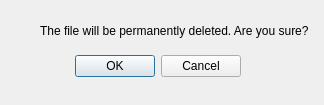
<?xml version="1.0" encoding="UTF-8"?>
<ui version="4.0">
 <class>recyclebindialog</class>
 <widget class="QDialog" name="recyclebindialog">
  <property name="geometry">
   <rect>
    <x>0</x>
    <y>0</y>
    <width>324</width>
    <height>105</height>
   </rect>
  </property>
  <property name="windowTitle">
   <string>Dialog</string>
  </property>
  <widget class="QDialogButtonBox" name="buttonBox">
   <property name="geometry">
    <rect>
     <x>-100</x>
     <y>50</y>
     <width>341</width>
     <height>32</height>
    </rect>
   </property>
   <property name="orientation">
    <enum>Qt::Horizontal</enum>
   </property>
   <property name="standardButtons">
    <set>QDialogButtonBox::Cancel|QDialogButtonBox::Ok</set>
   </property>
  </widget>
  <widget class="QLabel" name="label">
   <property name="geometry">
    <rect>
     <x>40</x>
     <y>0</y>
     <width>461</width>
     <height>61</height>
    </rect>
   </property>
   <property name="text">
    <string>The file will be permanently deleted. Are you sure?</string>
   </property>
  </widget>
 </widget>
 <resources/>
 <connections>
  <connection>
   <sender>buttonBox</sender>
   <signal>accepted()</signal>
   <receiver>recyclebindialog</receiver>
   <slot>accept()</slot>
   <hints>
    <hint type="sourcelabel">
     <x>248</x>
     <y>254</y>
    </hint>
    <hint type="destinationlabel">
     <x>157</x>
     <y>274</y>
    </hint>
   </hints>
  </connection>
  <connection>
   <sender>buttonBox</sender>
   <signal>rejected()</signal>
   <receiver>recyclebindialog</receiver>
   <slot>reject()</slot>
   <hints>
    <hint type="sourcelabel">
     <x>316</x>
     <y>260</y>
    </hint>
    <hint type="destinationlabel">
     <x>286</x>
     <y>274</y>
    </hint>
   </hints>
  </connection>
 </connections>
</ui>
